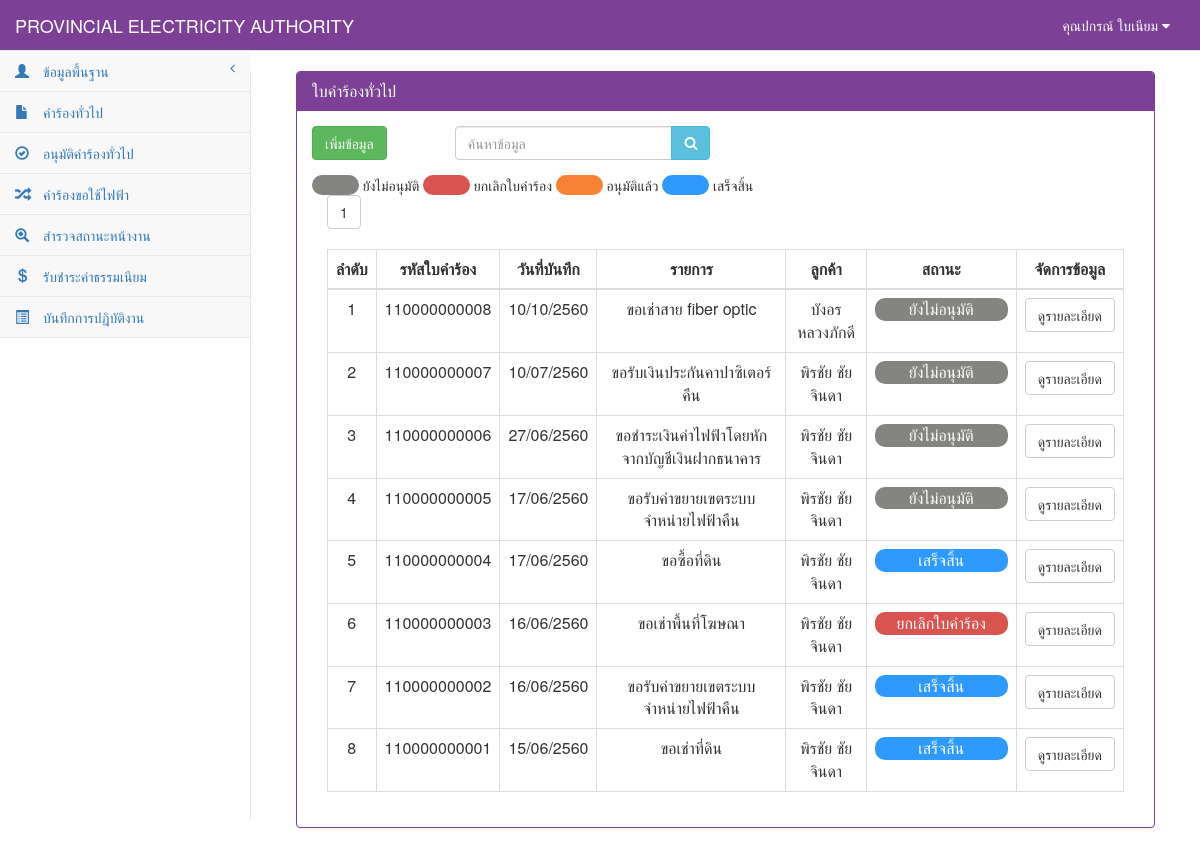
The page /RequestGeneral_show.php (signed in) on the database as committed earlier.
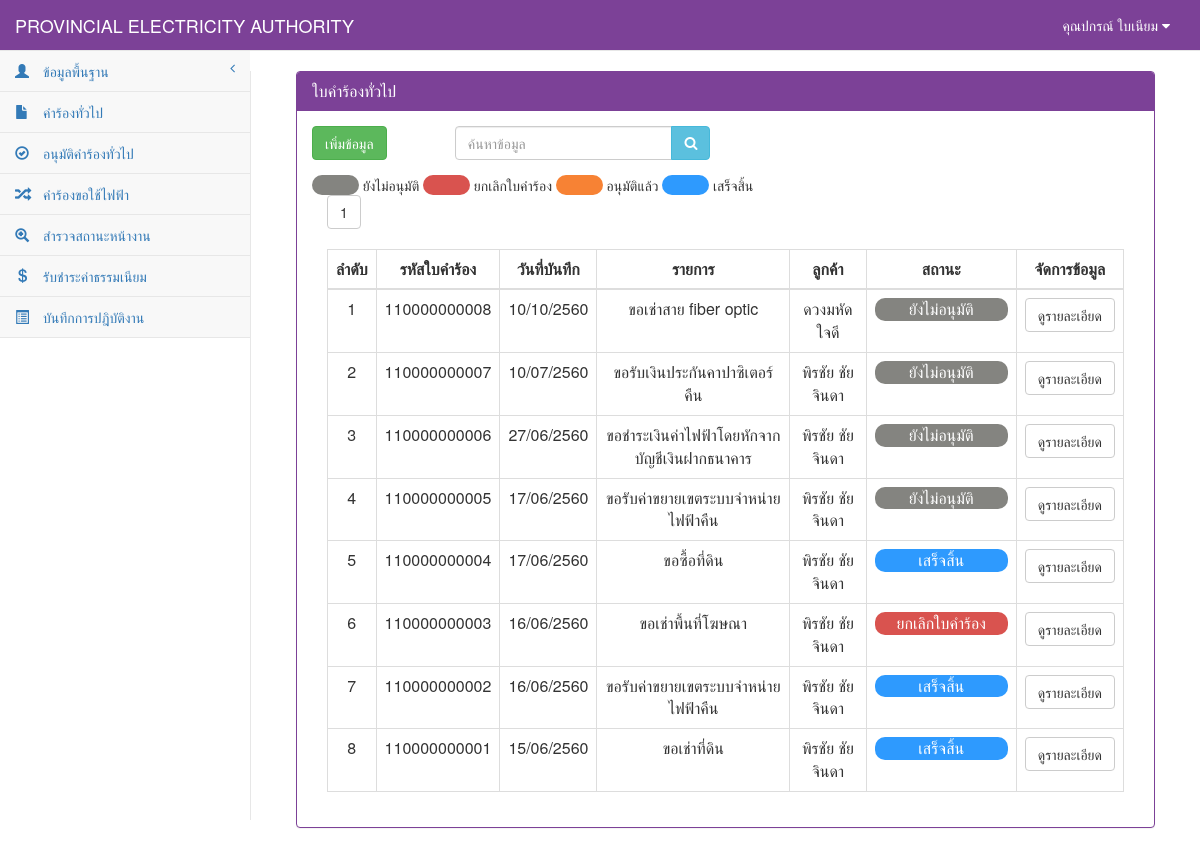
The same page on the database as committed later.
### tables this page shows
CREATE TABLE `tb_general` (
  `rg_id` char(12) NOT NULL,
  `rg_date` date NOT NULL,
  `rg_branch` varchar(50) NOT NULL,
  `user_id` char(13) NOT NULL,
  `cus_id` char(13) NOT NULL,
  `rg_place_type` int(1) NOT NULL,
  `rg_place_other` varchar(50) NOT NULL,
  `rg_place_name` varchar(50) NOT NULL,
  `rg_place_homeid` varchar(20) NOT NULL,
  `rg_place_number` varchar(20) NOT NULL,
  `rg_place_village` varchar(20) NOT NULL,
  `rg_place_room` varchar(10) NOT NULL,
  `rg_place_floor` varchar(5) NOT NULL,
  `rg_place_alley` varchar(50) NOT NULL,
  `rg_place_alleyway` varchar(50) NOT NULL,
  `rg_place_road` varchar(50) NOT NULL,
  `rg_place_villno` varchar(2) NOT NULL,
  `rg_place_district` varchar(30) NOT NULL,
  `rg_place_canton` varchar(30) NOT NULL,
  `rg_place_province` varchar(30) NOT NULL,
  `rg_place_post` varchar(10) NOT NULL,
  `rg_place_tel` char(10) NOT NULL,
  `rg_place_fax` char(10) NOT NULL,
  `rg_place_email` varchar(30) NOT NULL,
  `rg_place_service` varchar(10) NOT NULL,
  `rg_contact_place` varchar(100) NOT NULL,
  `rg_contact_homeid` varchar(20) NOT NULL,
  `rg_contact_number` varchar(20) NOT NULL,
  `rg_contact_village` varchar(20) NOT NULL,
  `rg_contact_room` varchar(10) NOT NULL,
  `rg_contact_floor` varchar(5) NOT NULL,
  `rg_contact_alley` varchar(50) NOT NULL,
  `rg_contact_alleyway` varchar(50) NOT NULL,
  `rg_contact_road` varchar(50) NOT NULL,
  `rg_contact_villno` varchar(2) NOT NULL,
  `rg_contact_district` varchar(30) NOT NULL,
  `rg_contact_canton` varchar(30) NOT NULL,
  `rg_contact_province` varchar(30) NOT NULL,
  `rg_contact_post` varchar(10) NOT NULL,
  `rg_contact_tel` char(10) NOT NULL,
  `rg_contact_fax` char(10) NOT NULL,
  `rg_contact_email` varchar(30) NOT NULL,
  `rg_want_type` int(2) NOT NULL,
  `rg_want_other` varchar(100) NOT NULL,
  `rg_detail` varchar(100) NOT NULL,
  `rg_status` int(1) NOT NULL,
  PRIMARY KEY  (`rg_id`)
);

CREATE TABLE `tb_customer` (
  `cus_id` char(13) NOT NULL,
  `cus_first` varchar(50) NOT NULL,
  `cus_name` varchar(50) NOT NULL,
  `cus_type` varchar(30) NOT NULL,
  `cus_code` char(9) NOT NULL,
  `cus_tax` char(13) NOT NULL,
  `cus_homeid` varchar(20) NOT NULL,
  `cus_number` varchar(20) NOT NULL,
  `cus_village` varchar(20) NOT NULL,
  `cus_room` varchar(10) NOT NULL,
  `cus_floor` varchar(5) NOT NULL,
  `cus_alley` varchar(50) NOT NULL,
  `cus_alleyway` varchar(50) NOT NULL,
  `cus_road` varchar(50) NOT NULL,
  `cus_vilno` varchar(2) NOT NULL,
  `cus_district` varchar(30) NOT NULL,
  `cus_canton` varchar(30) NOT NULL,
  `cus_province` varchar(30) NOT NULL,
  `cus_post` varchar(10) NOT NULL,
  `cus_tel` char(10) NOT NULL,
  `cus_fax` char(10) NOT NULL,
  `cus_email` varchar(30) NOT NULL,
  PRIMARY KEY  (`cus_id`)
);

### connect_db.php (called while the page is built, shortened)
<?php
$dbname="pea";
$limit=10;
?>

### RequestGeneral_show.php (the view, shortened to what the changed rows need)
<?php
include "connect_db.php";
function Dateim($mydate){
    $d=split("-",$mydate);
    $mydate=$d[2]."/".$d[1]."/".($d[0]+543);
    return "$mydate";
}
?>
<!DOCTYPE html>
<html>
<head>
    <link href="vendor/bootstrap/css/bootstrap.css" rel="stylesheet">
    <link href="vendor/metisMenu/metisMenu.css" rel="stylesheet">
    <link href="dist/css/sb-admin-2.css" rel="stylesheet">
    <link href="vendor/font-awesome/css/font-awesome.css" rel="stylesheet" type="text/css">
</head>
<body>
    <div id="page-wrapper">
        <div class="col-sm-12 ">
            <div class="panel panel-primary">
                <div class="panel-heading">
                    <h2 class="panel-title">ใบคำร้องทั่วไป</h2>
                </div>
            <div class="panel-body">
            <div class="col-sm-12">
                <div class="table-responsive">
                    ?> <br><br>
                    <table width="100%" class="table table-bordered table-hover">
                        <thead>
                            <tr>
                                <th class=" text-center" >ลำดับ</th>
                                <th class=" text-center" >รหัสใบคำร้อง</th>
                                <th class=" text-center" >วันที่บันทึก</th>
                                <th class=" text-center" >รายการ</th>
                                <th class=" text-center" >ลูกค้า</th>
                                <th class=" text-center" style="min-width: 150"  >สถานะ</th>
                                <th class=" text-center">จัดการข้อมูล</th>
                            </tr>
                        </thead>
                            <tbody>
                            <?php
                                if($_GET[start]=="" || $_GET[start]=="1"){
                                        $page="0";
                                }else{
                                        $page=($_GET[start]-1)*$limit;
                                }
                                $sql="select * from tb_general where rg_id like '%".$_POST[search]."%' order by rg_id desc limit $page,$limit ";
                                $result=mysql_db_query($dbname,$sql);
                                    if(mysql_num_rows($result)>0){
                                        while($array=mysql_fetch_array($result)){
                                            $page++;
                                            $sqlcus="select * from tb_customer where cus_id='".$array[cus_id]."'";
                                            $resultcus=mysql_db_query($dbname,$sqlcus);
                                            $arraycus=mysql_fetch_array($resultcus);
                                            if($array[rg_want_type]==0){
                                                $want="ขอรับเงินประกันการใช้ไฟฟ้าคืน";
                                            }elseif($array[rg_want_type]==1){
                                                $want="ขอรับเงินประกันคาปาซิเตอร์คืน";
                                            }elseif($array[rg_want_type]==2){
                                                $want="ขอรับเงินประกันหม้อแปลงไฟฟ้าคืน";
                                            }elseif($array[rg_want_type]==3){
                                                $want="ขอรับค่าขยายเขตระบบจำหน่ายไฟฟ้าคืน";
                                            }elseif($array[rg_want_type]==4){
                                                $want="ขอใช้บริการพิมพ์โฆษณาหลังใบแจ้งหนี้";
                                            }elseif($array[rg_want_type]==5){
                                                $want="ขอชำระเงินค่าไฟฟ้าโดยหักจากบัญชีเงินฝากธนาคาร";
                                            }elseif($array[rg_want_type]==6){
                                                $want="ขอเช่าพื้นที่โฆษณา";
                                            }elseif($array[rg_want_type]==7){
                                                $want="ขอเช่าพาดสายโทรนาคม";
                                            }elseif($array[rg_want_type]==8){
                                                $want="ขอเช่าสาย fiber optic";
                                            }elseif($array[rg_want_type]==9){
                                                $want="ขอเช่าที่ดิน";
                                            }elseif($array[rg_want_type]==10){
                                                $want="ขอซื้อที่ดิน";
                                            }elseif($array[rg_want_type]==11){
                                                $want="ขอใช้ไฟฟ้าที่ กฟภ. สนับสนุน";
                                            }else{
                                               $want=$array[rg_want_other];
                                            }
                                            if($array[rg_status]==0){
                                                $status="#848480";
                                                $label="ยังไม่อนุมัติ";
                                            }elseif($array[rg_status]==1){
                                               $status="#F78234";
                                               $label="อนุมัติแล้ว";
                                            }elseif($array[rg_status]==2){
                                               $status="#d9534f";
                                              $label="ยกเลิกใบคำร้อง";
                                            }elseif($array[rg_status]==3){
                                              $status="#2E9AFE";
                                               $label="เสร็จสิ้น";
                                            }
                            ?>
                                    <tr>
                                        <td class="text-center"><?=$page?></td>
                                            <td class=" text-center"><?=$array[rg_id]?></td>
                                            <td class=" text-center"><?= Dateim($array[rg_date]);?></td>
                                            <td class=" text-center"><?=$want?></td>
                                            <td class="text-center"><?=$arraycus[cus_name]?></td>
                                            <td class="text-center"><div style="border-radius:10px; background-color: <?=$status?>; color: white;"><?=$label?></div></td>
                                            <td align="center">
                                                <div class="btn-group">
                                                    <a class="btn btn-default" href="RequestGeneral_detail.php?rg_id=<?=$array[rg_id]?>" >ดูรายละเอียด</a>
                                                </div>
                                            </td>
                                    </tr>
                                    <?php
                                        }
                                            }else{
                                    ?>
                                    <tr><td colspan="8" align="center">ไม่พบข้อมูล</td></tr>
                                    <?
                                            }
                                    ?>
                            </tbody>
                    </table>
                </div>
            </div>
        </div>
        </div>
    </div>
</div>
</body>
</html>

Rows that differ between the two databases and show on the page:
changed through a linked row, tb_general "ขอเช่าสาย fiber optic": cus.cus_name "บังอร หลวงภักดี" → "ดวงมหัด ใจดี"
